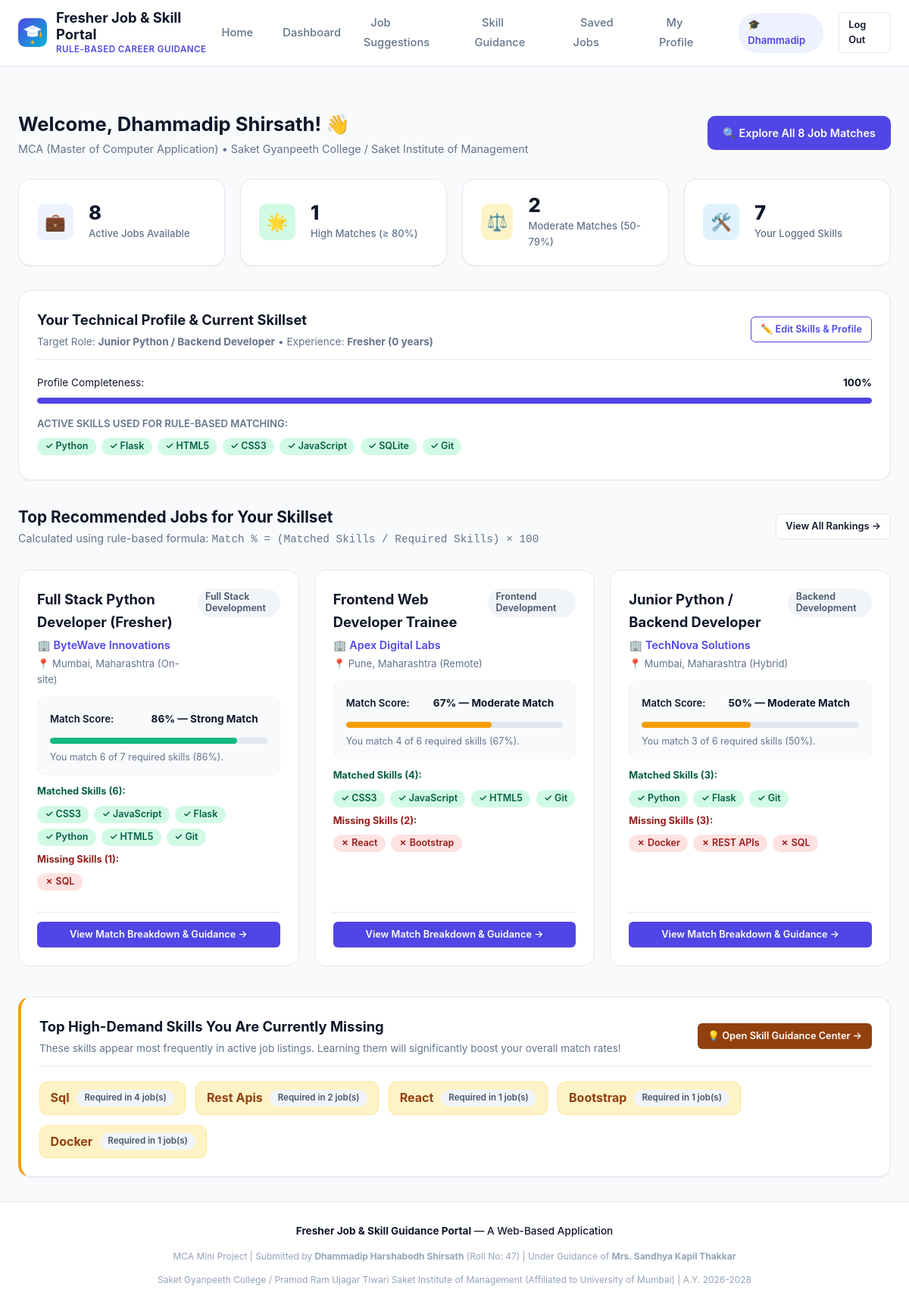
The page /student/dashboard (signed in) on the database its author committed.
### tables this page shows
CREATE TABLE users (
    id INTEGER PRIMARY KEY AUTOINCREMENT,
    full_name TEXT NOT NULL,
    email TEXT UNIQUE NOT NULL,
    password_hash TEXT NOT NULL,
    role TEXT NOT NULL CHECK(role IN ('student', 'admin')),
    created_at TIMESTAMP DEFAULT CURRENT_TIMESTAMP
);

CREATE TABLE profiles (
    id INTEGER PRIMARY KEY AUTOINCREMENT,
    user_id INTEGER UNIQUE NOT NULL,
    degree TEXT DEFAULT '',
    field_of_study TEXT DEFAULT '',
    college TEXT DEFAULT '',
    graduation_year INTEGER DEFAULT 2026,
    experience_level TEXT DEFAULT 'Fresher (0 years)',
    target_role TEXT DEFAULT 'Software Developer',
    skills TEXT DEFAULT '',
    bio TEXT DEFAULT '',
    created_at TIMESTAMP DEFAULT CURRENT_TIMESTAMP,
    updated_at TIMESTAMP DEFAULT CURRENT_TIMESTAMP,
    FOREIGN KEY (user_id) REFERENCES users (id) ON DELETE CASCADE
);

CREATE TABLE jobs (
    id INTEGER PRIMARY KEY AUTOINCREMENT,
    title TEXT NOT NULL,
    company TEXT NOT NULL,
    location TEXT NOT NULL,
    role_category TEXT NOT NULL,
    job_type TEXT DEFAULT 'Full-time',
    education_req TEXT NOT NULL,
    experience_req TEXT DEFAULT 'Fresher',
    required_skills TEXT NOT NULL,
    description TEXT NOT NULL,
    responsibilities TEXT DEFAULT '',
    eligibility_notes TEXT DEFAULT '',
    contact_email TEXT DEFAULT '',
    is_active INTEGER DEFAULT 1,
    created_at TIMESTAMP DEFAULT CURRENT_TIMESTAMP,
    updated_at TIMESTAMP DEFAULT CURRENT_TIMESTAMP
);

CREATE TABLE skill_guidance (
    id INTEGER PRIMARY KEY AUTOINCREMENT,
    skill_name TEXT UNIQUE NOT NULL,
    category TEXT DEFAULT 'General',
    description TEXT NOT NULL,
    why_it_matters TEXT NOT NULL,
    recommended_resources TEXT NOT NULL,
    mini_project_idea TEXT NOT NULL,
    estimated_time TEXT DEFAULT '1-2 weeks'
);

### app.py (the view)
    @app.route('/student/dashboard')
    @student_required
    def student_dashboard():
        user_id = session['user_id']
        profile = models.get_student_profile(user_id)
        all_jobs = models.get_all_jobs(active_only=True)
        cand_skills = profile['skills'] if profile else ''
        ranked_jobs = matching_engine.rank_jobs_for_student(cand_skills, all_jobs, get_db())
        top_matches = ranked_jobs[:3]
        fields = [profile['degree'], profile['college'], profile['skills'], profile['target_role'], profile['bio']]
        filled_fields = sum(1 for f in fields if f and str(f).strip())
        profile_completeness = int((filled_fields / len(fields)) * 100)
        high_matches = sum(1 for j in ranked_jobs if j['match_score'] >= 80)
        moderate_matches = sum(1 for j in ranked_jobs if 50 <= j['match_score'] < 80)
        missing_skills_counter = {}
        for j in ranked_jobs:
            for skill in j.get('missing_skills', []):
                norm = skill.strip().title()
                missing_skills_counter[norm] = missing_skills_counter.get(norm, 0) + 1
        top_missing_skills = sorted(missing_skills_counter.items(), key=lambda x: x[1], reverse=True)[:5]
        return render_template(
            'student/dashboard.html',
            profile=profile,
            top_matches=top_matches,
            total_jobs_count=len(all_jobs),
            high_matches=high_matches,
            moderate_matches=moderate_matches,
            profile_completeness=profile_completeness,
            top_missing_skills=top_missing_skills,
            parsed_skills=matching_engine.parse_skills(cand_skills),
            title='Student Dashboard'
        )

### templates/student/dashboard.html
{% extends 'base.html' %}
{% block content %}
<div class="dashboard-header">
  <div class="dashboard-title">
    <h2>Welcome, {{ profile.full_name }}! 👋</h2>
    <p>
      {{ profile.degree or 'Fresher' }} &bull; {{ profile.college or 'Engineering / Computer Science Graduate' }}
    </p>
  </div>
  <div>
    <a href="{{ url_for('student_jobs') }}" class="btn btn-primary">
      🔍 Explore All {{ total_jobs_count }} Job Matches
    </a>
  </div>
</div>
<section class="stats-grid">
  <div class="stat-card">
    <div class="stat-icon primary">💼</div>
    <div class="stat-info">
      <div class="stat-value">{{ total_jobs_count }}</div>
      <div class="stat-label">Active Jobs Available</div>
    </div>
  </div>
  <div class="stat-card">
    <div class="stat-icon success">🌟</div>
    <div class="stat-info">
      <div class="stat-value">{{ high_matches }}</div>
      <div class="stat-label">High Matches (&ge; 80%)</div>
    </div>
  </div>
  <div class="stat-card">
    <div class="stat-icon warning">⚖️</div>
    <div class="stat-info">
      <div class="stat-value">{{ moderate_matches }}</div>
      <div class="stat-label">Moderate Matches (50-79%)</div>
    </div>
  </div>
  <div class="stat-card">
    <div class="stat-icon secondary">🛠️</div>
    <div class="stat-info">
      <div class="stat-value">{{ parsed_skills|length }}</div>
      <div class="stat-label">Your Logged Skills</div>
    </div>
  </div>
</section>
<section class="card" style="margin-bottom: 2rem;">
  <div class="card-header">
    <div>
      <h3 class="card-title">Your Technical Profile &amp; Current Skillset</h3>
      <p style="font-size: 0.85rem; color: var(--text-muted); margin-top: 0.2rem;">
        Target Role: <strong>{{ profile.target_role or 'Software Developer' }}</strong> &bull; Experience: <strong>{{ profile.experience_level }}</strong>
      </p>
    </div>
    <a href="{{ url_for('student_profile') }}" class="btn btn-outline-primary btn-sm">
      ✏️ Edit Skills &amp; Profile
    </a>
  </div>
  <div style="margin-bottom: 1rem;">
    <div style="display: flex; justify-content: space-between; font-size: 0.85rem; margin-bottom: 0.3rem;">
      <span>Profile Completeness:</span>
      <strong>{{ profile_completeness }}%</strong>
    </div>
    <div class="progress-container">
      <div class="progress-bar primary" style="width: {{ profile_completeness }}%;"></div>
    </div>
  </div>
  <div>
    <div style="font-size: 0.82rem; font-weight: 600; color: var(--text-muted); margin-bottom: 0.35rem;">
      ACTIVE SKILLS USED FOR RULE-BASED MATCHING:
    </div>
    {% if parsed_skills %}
      <div class="skill-tags">
        {% for skill in parsed_skills %}
          <span class="badge badge-success">✓ {{ skill }}</span>
        {% endfor %}
      </div>
    {% else %}
      <div style="font-size: 0.88rem; color: var(--danger); margin: 0.5rem 0;">
        ⚠️ No skills added yet. Add your programming skills to unlock accurate job match scores!
      </div>
      <a href="{{ url_for('student_profile') }}" class="btn btn-primary btn-sm">Add Skills Now</a>
    {% endif %}
  </div>
</section>
<section style="margin-bottom: 2.5rem;">
  <div class="dashboard-header">
    <div class="dashboard-title">
      <h3 style="font-size: 1.3rem; font-weight: 700;">Top Recommended Jobs for Your Skillset</h3>
      <p>Calculated using rule-based formula: <code>Match % = (Matched Skills / Required Skills) &times; 100</code></p>
    </div>
    <a href="{{ url_for('student_jobs') }}" class="btn btn-secondary btn-sm">View All Rankings &rarr;</a>
  </div>
  <div class="job-grid">
    {% for job in top_matches %}
      <div class="job-card">
        <div>
          <div class="job-card-header">
            <div>
              <div class="job-title">{{ job.title }}</div>
              <div class="job-company">🏢 {{ job.company }}</div>
              <div class="job-location">📍 {{ job.location }}</div>
            </div>
            <span class="badge badge-neutral">{{ job.role_category }}</span>
          </div>
          <div class="match-preview-box">
            <div class="match-preview-header">
              <span>Match Score:</span>
              <span class="match-score-badge {{ job.badge_class }}">
                {{ job.match_score }}% — {{ job.match_level }}
              </span>
            </div>
            <div class="progress-container">
              <div class="progress-bar {{ job.badge_class }}" style="width: {{ job.match_score }}%;"></div>
            </div>
            <div style="font-size: 0.78rem; color: var(--text-muted); margin-top: 0.3rem;">
              {{ job.summary_text }}
            </div>
          </div>
          <div style="margin-top: 0.75rem; font-size: 0.8rem;">
            <div style="margin-bottom: 0.3rem;">
              <strong style="color: var(--success-dark);">Matched Skills ({{ job.matched_skills|length }}):</strong>
              <div class="skill-tags">
                {% for s in job.matched_skills %}
                  <span class="badge badge-success">✓ {{ s }}</span>
                {% endfor %}
              </div>
            </div>
            {% if job.missing_skills %}
              <div>
                <strong style="color: var(--danger-dark);">Missing Skills ({{ job.missing_skills|length }}):</strong>
                <div class="skill-tags">
                  {% for s in job.missing_skills %}
                    <span class="badge badge-danger">✗ {{ s }}</span>
                  {% endfor %}
                </div>
              </div>
            {% else %}
              <div style="color: var(--success); font-weight: 600; margin-top: 0.3rem;">
                🎉 100% Skill Coverage! You meet all listed technical requirements.
              </div>
            {% endif %}
          </div>
        </div>
        <div class="job-card-actions">
          <a href="{{ url_for('student_job_detail', job_id=job.id) }}" class="btn btn-primary btn-sm btn-block">
            View Match Breakdown &amp; Guidance &rarr;
          </a>
        </div>
      </div>
    {% endfor %}
  </div>
</section>
{% if top_missing_skills %}
<section class="card" style="border-left: 4px solid var(--warning);">
  <div class="card-header">
    <div>
      <h3 class="card-title">Top High-Demand Skills You Are Currently Missing</h3>
      <p style="font-size: 0.85rem; color: var(--text-muted); margin-top: 0.2rem;">
        These skills appear most frequently in active job listings. Learning them will significantly boost your overall match rates!
      </p>
    </div>
    <a href="{{ url_for('student_skill_guidance') }}" class="btn btn-warning btn-sm" style="color: #ffffff; background: var(--warning-dark);">
      💡 Open Skill Guidance Center &rarr;
    </a>
  </div>
  <div style="display: flex; flex-wrap: wrap; gap: 0.85rem; margin-top: 0.5rem;">
    {% for skill, freq in top_missing_skills %}
      <div style="background: var(--warning-light); border: 1px solid #fde68a; padding: 0.5rem 0.85rem; border-radius: var(--radius-md); display: flex; align-items: center; gap: 0.6rem;">
        <span style="font-weight: 700; color: var(--warning-dark);">{{ skill }}</span>
        <span class="badge badge-neutral" style="font-size: 0.72rem;">Required in {{ freq }} job(s)</span>
      </div>
    {% endfor %}
  </div>
</section>
{% endif %}
{% endblock %}

### templates/base.html (shortened to what this page needs)
<!DOCTYPE html>
<html lang="en">
<head>
  <link rel="stylesheet" href="{{ url_for('static', filename='css/style.css') }}">
  <link rel="stylesheet" href="{{ url_for('static', filename='css/dashboard.css') }}">
</head>
<body>
  <nav class="navbar">
    <div class="nav-container">
      <a href="{{ url_for('index') }}" class="brand">
        <img src="{{ url_for('static', filename='images/logo.svg') }}" alt="Logo">
        <div>
          <div class="brand-title">Fresher Job &amp; Skill Portal</div>
          <div class="brand-sub">Rule-Based Career Guidance</div>
        </div>
      </a>
      <ul class="nav-links">
        <li><a href="{{ url_for('index') }}" class="nav-link">Home</a></li>
        {% if is_authenticated %}
          {% if is_student %}
            <li><a href="{{ url_for('student_dashboard') }}" class="nav-link">Dashboard</a></li>
            <li><a href="{{ url_for('student_jobs') }}" class="nav-link">Job Suggestions</a></li>
            <li><a href="{{ url_for('student_skill_guidance') }}" class="nav-link">Skill Guidance</a></li>
            <li><a href="{{ url_for('student_saved_jobs') }}" class="nav-link">Saved Jobs</a></li>
            <li><a href="{{ url_for('student_profile') }}" class="nav-link">My Profile</a></li>
            <li>
              <span class="user-badge student">
                🎓 {{ current_user['full_name'].split(' ')[0] }}
              </span>
            </li>
          {% endif %}
          <li><a href="{{ url_for('logout') }}" class="btn btn-secondary btn-sm">Log Out</a></li>
        {% else %}
          <li><a href="{{ url_for('login') }}" class="btn btn-secondary btn-sm">Sign In</a></li>
          <li><a href="{{ url_for('register') }}" class="btn btn-primary btn-sm">Student Register</a></li>
        {% endif %}
      </ul>
    </div>
  </nav>
  <main class="main-content">
    {% if not_found %}
      <div class="card" style="text-align: center; padding: 3rem;">
        <h2>404 - Page Not Found</h2>
        <p style="color: var(--text-muted); margin: 1rem 0;">The page you are looking for does not exist or has been moved.</p>
        <a href="{{ url_for('index') }}" class="btn btn-primary">Return to Home</a>
      </div>
    {% elif server_error %}
      <div class="card" style="text-align: center; padding: 3rem;">
        <h2>500 - Application Error</h2>
        <p style="color: var(--text-muted); margin: 1rem 0;">An unexpected internal error occurred. Please try again.</p>
        <a href="{{ url_for('index') }}" class="btn btn-primary">Return to Home</a>
      </div>
    {% else %}
      {% block content %}{% endblock %}
    {% endif %}
  </main>
  <footer class="footer">
    <div class="footer-container">
      <div class="footer-credits">
        <strong>Fresher Job &amp; Skill Guidance Portal</strong> — A Web-Based Application
      </div>
      <div class="footer-sub">
        MCA Mini Project | Submitted by <strong>Dhammadip Harshabodh Shirsath</strong> (Roll No: 47) | Under Guidance of <strong>Mrs. Sandhya Kapil Thakkar</strong>
      </div>
      <div class="footer-sub">
        Saket Gyanpeeth College / Pramod Ram Ujagar Tiwari Saket Institute of Management (Affiliated to University of Mumbai) | A.Y. 2026-2028
      </div>
    </div>
  </footer>
</body>
</html>

### rows shown on the page
users: full_name "Dhammadip", full_name "Dhammadip Shirsath"
profiles: degree "MCA (Master of Computer Application)", college "Saket Gyanpeeth College / Saket Institute of Management", target_role "Junior Python / Backend Developer", experience_level "Fresher (0 years)"
jobs: title "Full Stack Python Developer (Fresher)", company "ByteWave Innovations", location "Mumbai, Maharashtra (On-site)", role_category "Full Stack Development", match_score "86", match_level "Strong Match", summary_text "You match 6 of 7 required skills (86%).", matched_skills|length "6", matched_skills "CSS3" "JavaScript" "Flask" "Python" "HTML5" "Git", missing_skills|length "1", missing_skills "SQL"
jobs: title "Frontend Web Developer Trainee", company "Apex Digital Labs", location "Pune, Maharashtra (Remote)", role_category "Frontend Development", match_score "67", match_level "Moderate Match", summary_text "You match 4 of 6 required skills (67%).", matched_skills|length "4", matched_skills "CSS3" "JavaScript" "HTML5" "Git", missing_skills|length "2", missing_skills "React" "Bootstrap"
jobs: title "Junior Python / Backend Developer", company "TechNova Solutions", location "Mumbai, Maharashtra (Hybrid)", role_category "Backend Development", match_score "50", match_level "Moderate Match", summary_text "You match 3 of 6 required skills (50%).", matched_skills|length "3", matched_skills "Python" "Flask" "Git", missing_skills|length "3", missing_skills "Docker" "REST APIs" "SQL"
skill_guidance: skill_name "Rest Apis", id "2"
skill_guidance: skill_name "React", freq "1"
skill_guidance: skill_name "Bootstrap", freq "1"
skill_guidance: skill_name "Docker", id "1"

### other values the page prints
{{ total_jobs_count }} "8"
{{ high_matches }} "1"
{{ moderate_matches }} "2"
{{ parsed_skills|length }} "7"
{{ profile_completeness }} "100"
{{ skill }} "Python" "Flask" "HTML5" "CSS3" "JavaScript" "SQLite" "Git"
{{ skill }} "Sql"
{{ freq }} "4"
